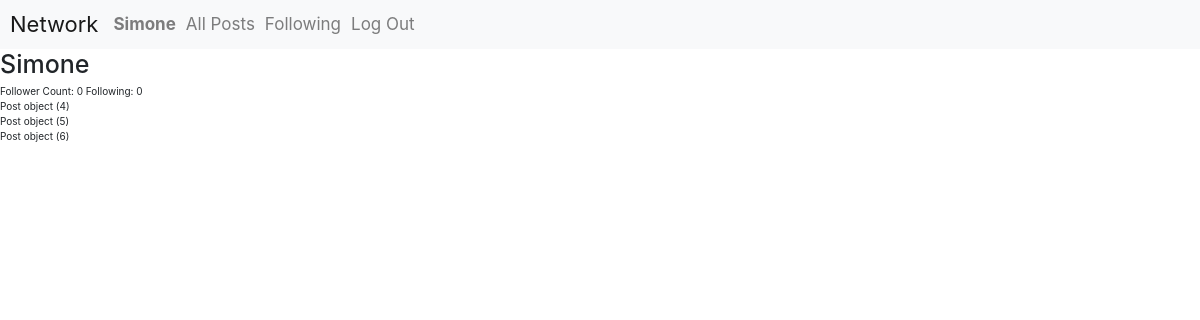
The page /Simone (signed in) on the database its author committed.
### network/models.py (models this page shows, shortened)
class User(AbstractUser):
    followers = models.IntegerField(default=0)
    following = models.IntegerField(default=0)
    pass

class Post(models.Model):
    user = models.ForeignKey(User, on_delete=models.CASCADE, default=None)
    post_content = models.TextField(max_length=1024)
    creation_date = models.DateTimeField(auto_now_add=True)
    likes = models.IntegerField(default=0)

### network/views.py (the view)
# urls.py: path("<str:profile_username>", views.profile, name="profile")
@login_required(login_url="login")
def profile(request, profile_username):
    user = User.objects.get(username=profile_username)
    if (user != None):
        userPosts = Post.objects.filter(user=user)
        print(userPosts)
        return render(request, "network/profile.html", {
            "username": profile_username,
            "followers": user.followers,
            "following": user.following,
            "posts": userPosts
        })
    else:
        messages.error(request, "Profile not found")
        return render(request, "network/profile.html")

### network/templates/network/profile.html (shortened to what this page needs)
{% extends "network/layout.html" %}
{% load static %}
{% block body %}
    <div id="profile-page" class="page-wrapper">
        <h1> {{ username }}</h1>
        <div id="followers-following">
            <span>Follower Count: {{ followers }}</span>
            <span>Following: {{ following }}</span>
        </div>
        <div id="user-posts">
            {% for post in posts %}
            <div class="user-post">{{ post }}</div>
            {% endfor %}
        </div>
    </div>
{% endblock %}

### network/templates/network/layout.html (shortened to what this page needs)
{% load static %}
<!DOCTYPE html>
<html lang="en">
    <head>
        <link rel="stylesheet" href="https://stackpath.bootstrapcdn.com/bootstrap/4.4.1/css/bootstrap.min.css" />
        <link href="{% static 'network/css/main-rules.css' %}" rel="stylesheet" />
        <link href="{% static 'network/css/styles.css' %}" rel="stylesheet" />
    </head>
    <body>
        <nav class="navbar navbar-expand-lg navbar-light bg-light">
            <a class="navbar-brand" href="{% url 'index' %}">Network</a>
            <div>
            <ul class="navbar-nav mr-auto">
                {% if user.is_authenticated %}
                    <li class="nav-item">
                        <a id="profile-page-link" class="nav-link" href="#"><strong>{{ user.username }}</strong></a>
                    </li>
                {% endif %}
                <li class="nav-item">
                <a id="posts-page-link" class="nav-link" href="{% url 'index' %}">All Posts</a>
                </li>
                {% if user.is_authenticated %}
                    <li class="nav-item">
                        <a id="following-page-link" class="nav-link" href="#">Following</a>
                    </li>
                    <li class="nav-item">
                        <a class="nav-link" href="{% url 'logout' %}">Log Out</a>
                    </li>
                {% endif %}
            </ul>
            </div>
        </nav>
        <div class="body boxed-container margin-left-auto margin-right-auto">
            {% block body %}
            {% endblock %}
        </div>
    </body>
</html>

### network/static/network/css/main-rules.css (style rules this page uses)
:root { --window-max-width: 1440px; }
.boxed-container { width: 100%; max-width: var(--window-max-width); }
.margin-left-auto { margin-left: auto; }
.margin-right-auto { margin-right: auto; }
html { font-size: 10px; }
* { box-sizing: border-box; }
a, a:link, a:visited, a:hover, a:active { text-decoration: none; }

### network/static/network/css/styles.css (style rules this page uses)
:root { --error-color: red; --success-color: green; }
body a { font-size: 1.7rem; }
.navbar-brand { font-size: 2.2rem; }

### rows shown on the page
User: username "Simone"
Post: id "Post object (4)"
Post: id "Post object (5)"
Post: id "Post object (6)"

### other values the page prints
{{ followers }} "0"
{{ following }} "0"
